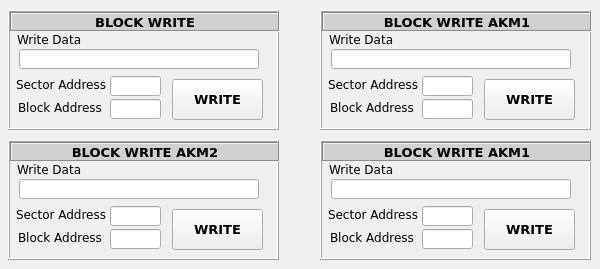
   <widget class="QWidget" name="tbBlockWrite">
    <attribute name="title">
     <string>BlockInSector  Write</string>
    </attribute>
    <widget class="QFrame" name="fmBlockWrite">
     <property name="geometry">
      <rect>
       <x>8</x>
       <y>10</y>
       <width>271</width>
       <height>120</height>
      </rect>
     </property>
     <property name="frameShape">
      <enum>QFrame::Box</enum>
     </property>
     <property name="frameShadow">
      <enum>QFrame::Raised</enum>
     </property>
     <widget class="QLabel" name="lblHeaderBW">
      <property name="geometry">
       <rect>
        <x>2</x>
        <y>2</y>
        <width>270</width>
        <height>20</height>
       </rect>
      </property>
      <property name="font">
       <font>
        <family>Verdana</family>
        <pointsize>10</pointsize>
        <weight>75</weight>
        <bold>true</bold>
       </font>
      </property>
      <property name="autoFillBackground">
       <bool>false</bool>
      </property>
      <property name="styleSheet">
       <string notr="true">background-color: rgb(209, 209, 209);</string>
      </property>
      <property name="frameShape">
       <enum>QFrame::Box</enum>
      </property>
      <property name="frameShadow">
       <enum>QFrame::Sunken</enum>
      </property>
      <property name="text">
       <string>BLOCK WRITE</string>
      </property>
      <property name="textFormat">
       <enum>Qt::AutoText</enum>
      </property>
      <property name="alignment">
       <set>Qt::AlignCenter</set>
      </property>
     </widget>
     <widget class="QLabel" name="lblBlockAddressBW">
      <property name="geometry">
       <rect>
        <x>10</x>
        <y>89</y>
        <width>90</width>
        <height>16</height>
       </rect>
      </property>
      <property name="font">
       <font>
        <family>Verdana</family>
       </font>
      </property>
      <property name="text">
       <string>Block Address</string>
      </property>
     </widget>
     <widget class="QLineEdit" name="txtBlockInSAddressBW">
      <property name="geometry">
       <rect>
        <x>102</x>
        <y>89</y>
        <width>51</width>
        <height>20</height>
       </rect>
      </property>
      <property name="font">
       <font>
        <family>Verdana</family>
        <pointsize>9</pointsize>
        <weight>75</weight>
        <bold>true</bold>
       </font>
      </property>
     </widget>
     <widget class="QPushButton" name="btnBlockInSWrite">
      <property name="geometry">
       <rect>
        <x>164</x>
        <y>69</y>
        <width>91</width>
        <height>41</height>
       </rect>
      </property>
      <property name="font">
       <font>
        <family>Verdana</family>
        <pointsize>10</pointsize>
        <weight>75</weight>
        <bold>true</bold>
       </font>
      </property>
      <property name="text">
       <string>WRITE</string>
      </property>
     </widget>
     <widget class="QLabel" name="lblWriteDataBW">
      <property name="geometry">
       <rect>
        <x>9</x>
        <y>21</y>
        <width>71</width>
        <height>16</height>
       </rect>
      </property>
      <property name="font">
       <font>
        <family>Verdana</family>
       </font>
      </property>
      <property name="text">
       <string>Write Data</string>
      </property>
     </widget>
     <widget class="QLineEdit" name="txtWriteInSDataBW">
      <property name="geometry">
       <rect>
        <x>11</x>
        <y>39</y>
        <width>240</width>
        <height>20</height>
       </rect>
      </property>
      <property name="font">
       <font>
        <family>Verdana</family>
        <weight>75</weight>
        <bold>true</bold>
       </font>
      </property>
      <property name="readOnly">
       <bool>false</bool>
      </property>
     </widget>
     <widget class="QLabel" name="lblSectorAddressBW">
      <property name="geometry">
       <rect>
        <x>8</x>
        <y>66</y>
        <width>90</width>
        <height>16</height>
       </rect>
      </property>
      <property name="font">
       <font>
        <family>Verdana</family>
       </font>
      </property>
      <property name="text">
       <string>Sector Address</string>
      </property>
     </widget>
     <widget class="QLineEdit" name="txtSectorAddressBW">
      <property name="geometry">
       <rect>
        <x>102</x>
        <y>66</y>
        <width>51</width>
        <height>20</height>
       </rect>
      </property>
      <property name="font">
       <font>
        <family>Verdana</family>
        <pointsize>9</pointsize>
        <weight>75</weight>
        <bold>true</bold>
       </font>
      </property>
     </widget>
    </widget>
    <widget class="QFrame" name="fmBlockWriteAKM1">
     <property name="geometry">
      <rect>
       <x>320</x>
       <y>10</y>
       <width>271</width>
       <height>120</height>
      </rect>
     </property>
     <property name="frameShape">
      <enum>QFrame::Box</enum>
     </property>
     <property name="frameShadow">
      <enum>QFrame::Raised</enum>
     </property>
     <widget class="QLabel" name="lblHeaderBWAKM1">
      <property name="geometry">
       <rect>
        <x>2</x>
        <y>2</y>
        <width>270</width>
        <height>20</height>
       </rect>
      </property>
      <property name="font">
       <font>
        <family>Verdana</family>
        <pointsize>10</pointsize>
        <weight>75</weight>
        <bold>true</bold>
       </font>
      </property>
      <property name="autoFillBackground">
       <bool>false</bool>
      </property>
      <property name="styleSheet">
       <string notr="true">background-color: rgb(209, 209, 209);</string>
      </property>
      <property name="frameShape">
       <enum>QFrame::Box</enum>
      </property>
      <property name="frameShadow">
       <enum>QFrame::Sunken</enum>
      </property>
      <property name="text">
       <string>BLOCK WRITE AKM1</string>
      </property>
      <property name="textFormat">
       <enum>Qt::AutoText</enum>
      </property>
      <property name="alignment">
       <set>Qt::AlignCenter</set>
      </property>
     </widget>
     <widget class="QLabel" name="lblBlockAddressBWAKM1">
      <property name="geometry">
       <rect>
        <x>10</x>
        <y>89</y>
        <width>90</width>
        <height>16</height>
       </rect>
      </property>
      <property name="font">
       <font>
        <family>Verdana</family>
       </font>
      </property>
      <property name="text">
       <string>Block Address</string>
      </property>
     </widget>
     <widget class="QLineEdit" name="txtBlockInSAddressBWAKM1">
      <property name="geometry">
       <rect>
        <x>102</x>
        <y>89</y>
        <width>51</width>
        <height>20</height>
       </rect>
      </property>
      <property name="font">
       <font>
        <family>Verdana</family>
        <pointsize>9</pointsize>
        <weight>75</weight>
        <bold>true</bold>
       </font>
      </property>
     </widget>
     <widget class="QPushButton" name="btnBlockInSWriteAKM1">
      <property name="geometry">
       <rect>
        <x>164</x>
        <y>69</y>
        <width>91</width>
        <height>41</height>
       </rect>
      </property>
      <property name="font">
       <font>
        <family>Verdana</family>
        <pointsize>10</pointsize>
        <weight>75</weight>
        <bold>true</bold>
       </font>
      </property>
      <property name="text">
       <string>WRITE</string>
      </property>
     </widget>
     <widget class="QLabel" name="lblWriteDataBWAKM1">
      <property name="geometry">
       <rect>
        <x>9</x>
        <y>21</y>
        <width>71</width>
        <height>16</height>
       </rect>
      </property>
      <property name="font">
       <font>
        <family>Verdana</family>
       </font>
      </property>
      <property name="text">
       <string>Write Data</string>
      </property>
     </widget>
     <widget class="QLineEdit" name="txtWriteInSDataBWAKM1">
      <property name="geometry">
       <rect>
        <x>11</x>
        <y>39</y>
        <width>240</width>
        <height>20</height>
       </rect>
      </property>
      <property name="font">
       <font>
        <family>Verdana</family>
        <weight>75</weight>
        <bold>true</bold>
       </font>
      </property>
      <property name="readOnly">
       <bool>false</bool>
      </property>
     </widget>
     <widget class="QLabel" name="lblSectorAddressBWAKM1">
      <property name="geometry">
       <rect>
        <x>8</x>
        <y>66</y>
        <width>90</width>
        <height>16</height>
       </rect>
      </property>
      <property name="font">
       <font>
        <family>Verdana</family>
       </font>
      </property>
      <property name="text">
       <string>Sector Address</string>
      </property>
     </widget>
     <widget class="QLineEdit" name="txtSectorAddressBWAKM1">
      <property name="geometry">
       <rect>
        <x>102</x>
        <y>66</y>
        <width>51</width>
        <height>20</height>
       </rect>
      </property>
      <property name="font">
       <font>
        <family>Verdana</family>
        <pointsize>9</pointsize>
        <weight>75</weight>
        <bold>true</bold>
       </font>
      </property>
     </widget>
    </widget>
    <widget class="QFrame" name="fmBlockWriteAKM2">
     <property name="geometry">
      <rect>
       <x>8</x>
       <y>140</y>
       <width>271</width>
       <height>120</height>
      </rect>
     </property>
     <property name="frameShape">
      <enum>QFrame::Box</enum>
     </property>
     <property name="frameShadow">
      <enum>QFrame::Raised</enum>
     </property>
     <widget class="QLabel" name="lblHeaderBWAKM2">
      <property name="geometry">
       <rect>
        <x>2</x>
        <y>2</y>
        <width>270</width>
        <height>20</height>
       </rect>
      </property>
      <property name="font">
       <font>
        <family>Verdana</family>
        <pointsize>10</pointsize>
        <weight>75</weight>
        <bold>true</bold>
       </font>
      </property>
      <property name="autoFillBackground">
       <bool>false</bool>
      </property>
      <property name="styleSheet">
       <string notr="true">background-color: rgb(209, 209, 209);</string>
      </property>
      <property name="frameShape">
       <enum>QFrame::Box</enum>
      </property>
      <property name="frameShadow">
       <enum>QFrame::Sunken</enum>
      </property>
      <property name="text">
       <string>BLOCK WRITE AKM2</string>
      </property>
      <property name="textFormat">
       <enum>Qt::AutoText</enum>
      </property>
      <property name="alignment">
       <set>Qt::AlignCenter</set>
      </property>
     </widget>
     <widget class="QLabel" name="lblBlockAddressBWAKM2">
      <property name="geometry">
       <rect>
        <x>10</x>
        <y>89</y>
        <width>90</width>
        <height>16</height>
       </rect>
      </property>
      <property name="font">
       <font>
        <family>Verdana</family>
       </font>
      </property>
      <property name="text">
       <string>Block Address</string>
      </property>
     </widget>
     <widget class="QLineEdit" name="txtBlockInSAddressBWAKM2">
      <property name="geometry">
       <rect>
        <x>102</x>
        <y>89</y>
        <width>51</width>
        <height>20</height>
       </rect>
      </property>
      <property name="font">
       <font>
        <family>Verdana</family>
        <pointsize>9</pointsize>
        <weight>75</weight>
        <bold>true</bold>
       </font>
      </property>
     </widget>
     <widget class="QPushButton" name="btnBlockInSWriteAKM2">
      <property name="geometry">
       <rect>
        <x>164</x>
        <y>69</y>
        <width>91</width>
        <height>41</height>
       </rect>
      </property>
      <property name="font">
       <font>
        <family>Verdana</family>
        <pointsize>10</pointsize>
        <weight>75</weight>
        <bold>true</bold>
       </font>
      </property>
      <property name="text">
       <string>WRITE</string>
      </property>
     </widget>
     <widget class="QLabel" name="lblWriteDataBWAKM2">
      <property name="geometry">
       <rect>
        <x>9</x>
        <y>21</y>
        <width>71</width>
        <height>16</height>
       </rect>
      </property>
      <property name="font">
       <font>
        <family>Verdana</family>
       </font>
      </property>
      <property name="text">
       <string>Write Data</string>
      </property>
     </widget>
     <widget class="QLineEdit" name="txtWriteInSDataBWAKM2">
      <property name="geometry">
       <rect>
        <x>11</x>
        <y>39</y>
        <width>240</width>
        <height>20</height>
       </rect>
      </property>
      <property name="font">
       <font>
        <family>Verdana</family>
        <weight>75</weight>
        <bold>true</bold>
       </font>
      </property>
      <property name="readOnly">
       <bool>false</bool>
      </property>
     </widget>
     <widget class="QLabel" name="lblSectorAddressBWAKM2">
      <property name="geometry">
       <rect>
        <x>8</x>
        <y>66</y>
        <width>90</width>
        <height>16</height>
       </rect>
      </property>
      <property name="font">
       <font>
        <family>Verdana</family>
       </font>
      </property>
      <property name="text">
       <string>Sector Address</string>
      </property>
     </widget>
     <widget class="QLineEdit" name="txtSectorAddressBWAKM2">
      <property name="geometry">
       <rect>
        <x>102</x>
        <y>66</y>
        <width>51</width>
        <height>20</height>
       </rect>
      </property>
      <property name="font">
       <font>
        <family>Verdana</family>
        <pointsize>9</pointsize>
        <weight>75</weight>
        <bold>true</bold>
       </font>
      </property>
     </widget>
    </widget>
    <widget class="QFrame" name="fmBlockWritePK">
     <property name="geometry">
      <rect>
       <x>320</x>
       <y>140</y>
       <width>271</width>
       <height>120</height>
      </rect>
     </property>
     <property name="frameShape">
      <enum>QFrame::Box</enum>
     </property>
     <property name="frameShadow">
      <enum>QFrame::Raised</enum>
     </property>
     <widget class="QLabel" name="lblHeaderBWPK">
      <property name="geometry">
       <rect>
        <x>2</x>
        <y>2</y>
        <width>270</width>
        <height>20</height>
       </rect>
      </property>
      <property name="font">
       <font>
        <family>Verdana</family>
        <pointsize>10</pointsize>
        <weight>75</weight>
        <bold>true</bold>
       </font>
      </property>
      <property name="autoFillBackground">
       <bool>false</bool>
      </property>
      <property name="styleSheet">
       <string notr="true">background-color: rgb(209, 209, 209);</string>
      </property>
      <property name="frameShape">
       <enum>QFrame::Box</enum>
      </property>
      <property name="frameShadow">
       <enum>QFrame::Sunken</enum>
      </property>
      <property name="text">
       <string>BLOCK WRITE AKM1</string>
      </property>
      <property name="textFormat">
       <enum>Qt::AutoText</enum>
      </property>
      <property name="alignment">
       <set>Qt::AlignCenter</set>
      </property>
     </widget>
     <widget class="QLabel" name="lblBlockAddressBWPK">
      <property name="geometry">
       <rect>
        <x>10</x>
        <y>89</y>
        <width>90</width>
        <height>16</height>
       </rect>
      </property>
      <property name="font">
       <font>
        <family>Verdana</family>
       </font>
      </property>
      <property name="text">
       <string>Block Address</string>
      </property>
     </widget>
     <widget class="QLineEdit" name="txtBlockInSAddressBWPK">
      <property name="geometry">
       <rect>
        <x>102</x>
        <y>89</y>
        <width>51</width>
        <height>20</height>
       </rect>
      </property>
      <property name="font">
       <font>
        <family>Verdana</family>
        <pointsize>9</pointsize>
        <weight>75</weight>
        <bold>true</bold>
       </font>
      </property>
     </widget>
     <widget class="QPushButton" name="btnBlockInSWritePK">
      <property name="geometry">
       <rect>
        <x>164</x>
        <y>69</y>
        <width>91</width>
        <height>41</height>
       </rect>
      </property>
      <property name="font">
       <font>
        <family>Verdana</family>
        <pointsize>10</pointsize>
        <weight>75</weight>
        <bold>true</bold>
       </font>
      </property>
      <property name="text">
       <string>WRITE</string>
      </property>
     </widget>
     <widget class="QLabel" name="lblWriteDataBWPK">
      <property name="geometry">
       <rect>
        <x>9</x>
        <y>21</y>
        <width>71</width>
        <height>16</height>
       </rect>
      </property>
      <property name="font">
       <font>
        <family>Verdana</family>
       </font>
      </property>
      <property name="text">
       <string>Write Data</string>
      </property>
     </widget>
     <widget class="QLineEdit" name="txtWriteInSDataBWPK">
      <property name="geometry">
       <rect>
        <x>11</x>
        <y>39</y>
        <width>240</width>
        <height>20</height>
       </rect>
      </property>
      <property name="font">
       <font>
        <family>Verdana</family>
        <weight>75</weight>
        <bold>true</bold>
       </font>
      </property>
      <property name="readOnly">
       <bool>false</bool>
      </property>
     </widget>
     <widget class="QLabel" name="lblSectorAddressBWPK">
      <property name="geometry">
       <rect>
        <x>8</x>
        <y>66</y>
        <width>90</width>
        <height>16</height>
       </rect>
      </property>
      <property name="font">
       <font>
        <family>Verdana</family>
       </font>
      </property>
      <property name="text">
       <string>Sector Address</string>
      </property>
     </widget>
     <widget class="QLineEdit" name="txtSectorAddressBWPK">
      <property name="geometry">
       <rect>
        <x>102</x>
        <y>66</y>
        <width>51</width>
        <height>20</height>
       </rect>
      </property>
      <property name="font">
       <font>
        <family>Verdana</family>
        <pointsize>9</pointsize>
        <weight>75</weight>
        <bold>true</bold>
       </font>
      </property>
     </widget>
    </widget>
   </widget>
